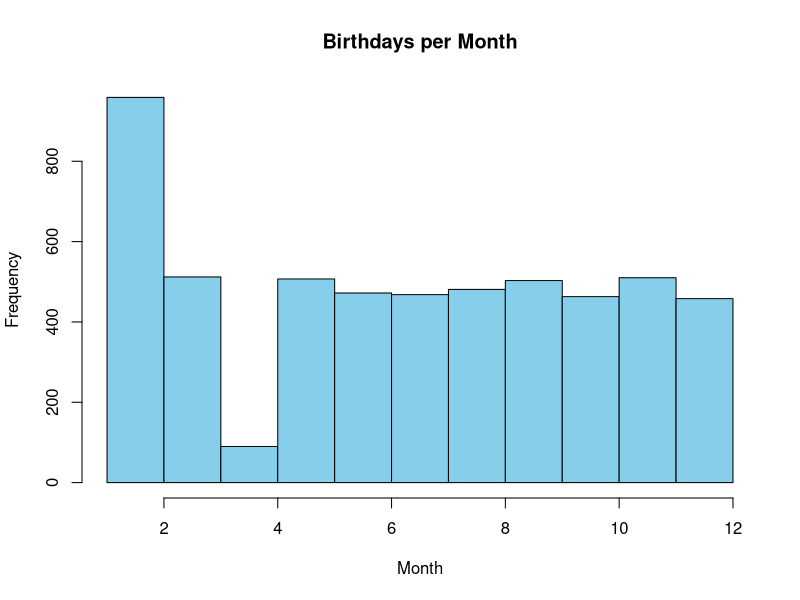

The R script that drew this image:
## ---- chunk 1

bdays <- read.csv("assets/birthdays.csv", header=TRUE)
hist(bdays$Month, col="skyblue", xlab="Month", main="Birthdays per Month")

